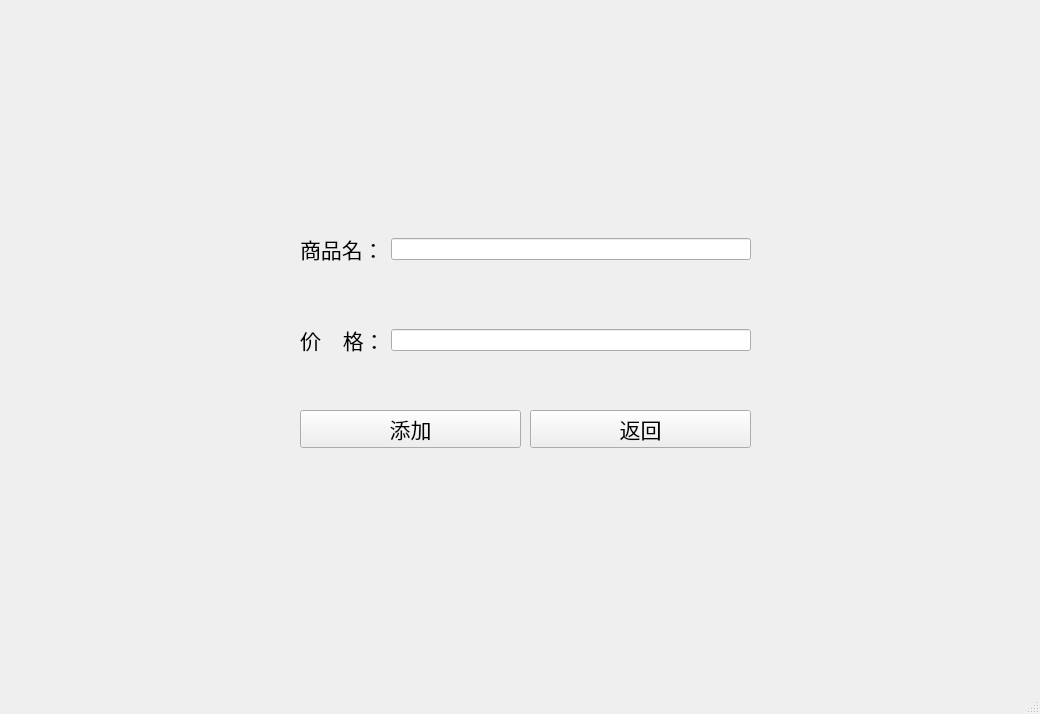
<?xml version="1.0" encoding="UTF-8"?>
<ui version="4.0">
 <class>CargoWindow</class>
 <widget class="QMainWindow" name="CargoWindow">
  <property name="geometry">
   <rect>
    <x>0</x>
    <y>0</y>
    <width>1040</width>
    <height>714</height>
   </rect>
  </property>
  <property name="windowTitle">
   <string>MainWindow</string>
  </property>
  <widget class="QWidget" name="centralwidget">
   <widget class="QWidget" name="layoutWidget_2">
    <property name="geometry">
     <rect>
      <x>300</x>
      <y>180</y>
      <width>451</width>
      <height>231</height>
     </rect>
    </property>
    <layout class="QGridLayout" name="gridLayout">
     <item row="1" column="1">
      <widget class="QLineEdit" name="priceLineEdit">
       <property name="echoMode">
        <enum>QLineEdit::EchoMode::Normal</enum>
       </property>
      </widget>
     </item>
     <item row="1" column="0">
      <widget class="QLabel" name="label_3">
       <property name="sizePolicy">
        <sizepolicy hsizetype="Preferred" vsizetype="Minimum">
         <horstretch>0</horstretch>
         <verstretch>0</verstretch>
        </sizepolicy>
       </property>
       <property name="font">
        <font>
         <family>华文行楷</family>
         <pointsize>16</pointsize>
        </font>
       </property>
       <property name="text">
        <string>价    格：</string>
       </property>
      </widget>
     </item>
     <item row="0" column="0">
      <widget class="QLabel" name="label">
       <property name="font">
        <font>
         <family>华文行楷</family>
         <pointsize>16</pointsize>
        </font>
       </property>
       <property name="text">
        <string>商品名：</string>
       </property>
      </widget>
     </item>
     <item row="0" column="1">
      <widget class="QLineEdit" name="productNameEdit"/>
     </item>
    </layout>
   </widget>
   <widget class="QPushButton" name="pushButton">
    <property name="geometry">
     <rect>
      <x>300</x>
      <y>410</y>
      <width>221</width>
      <height>38</height>
     </rect>
    </property>
    <property name="font">
     <font>
      <family>华文行楷</family>
      <pointsize>16</pointsize>
     </font>
    </property>
    <property name="text">
     <string>添加</string>
    </property>
   </widget>
   <widget class="QPushButton" name="returnButton">
    <property name="geometry">
     <rect>
      <x>530</x>
      <y>410</y>
      <width>221</width>
      <height>38</height>
     </rect>
    </property>
    <property name="font">
     <font>
      <family>华文行楷</family>
      <pointsize>16</pointsize>
     </font>
    </property>
    <property name="text">
     <string>返回</string>
    </property>
   </widget>
  </widget>
  <widget class="QMenuBar" name="menubar">
   <property name="geometry">
    <rect>
     <x>0</x>
     <y>0</y>
     <width>1040</width>
     <height>25</height>
    </rect>
   </property>
  </widget>
  <widget class="QStatusBar" name="statusbar"/>
 </widget>
 <resources/>
 <connections/>
</ui>
